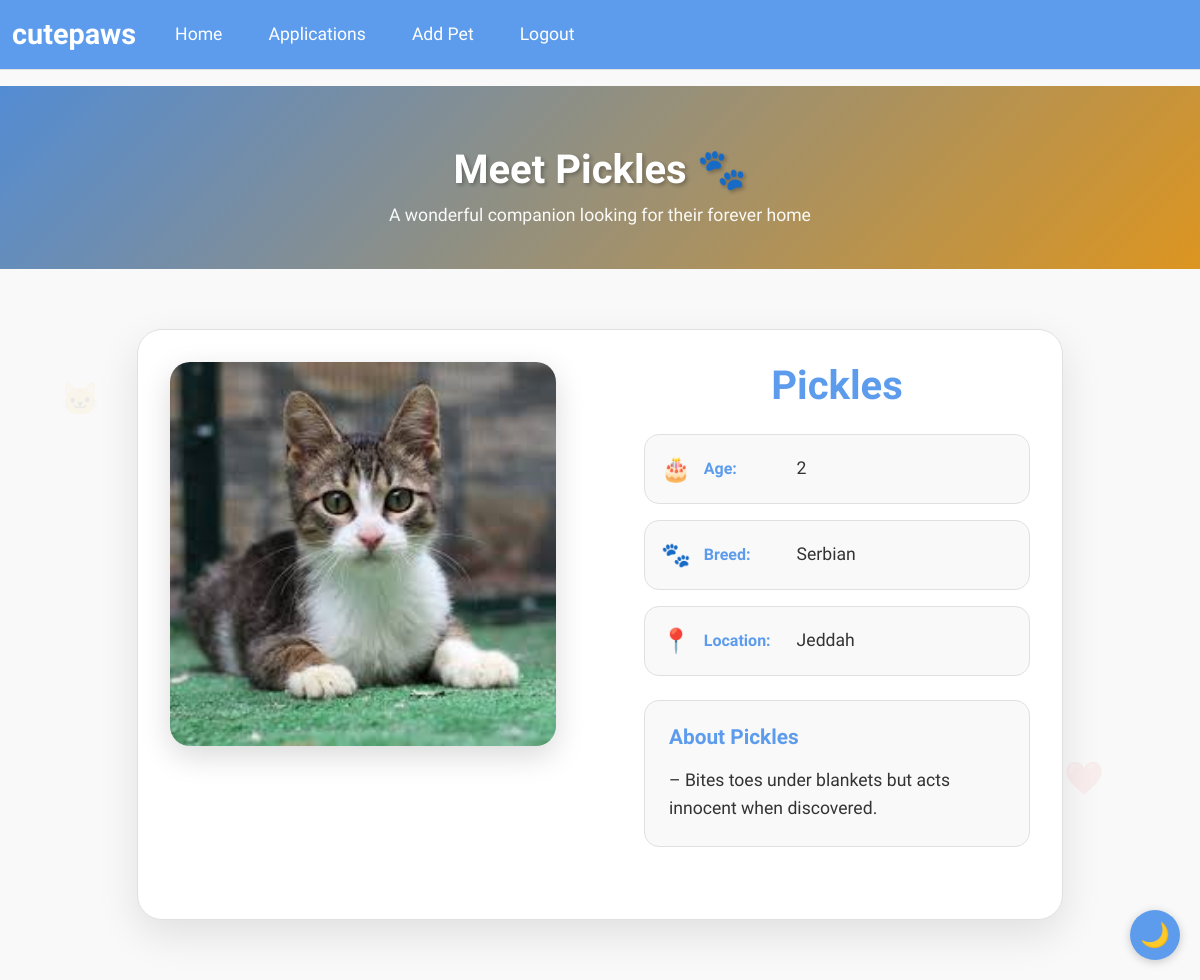
The page /pet/28 (signed in) on the database its author committed.
### wepsite/models.py (models this page shows)
class Pet(db.Model):
    id             = db.Column(db.Integer, primary_key=True)
    name           = db.Column(db.String(100))
    age            = db.Column(db.Integer)
    breed          = db.Column(db.String(100))
    description    = db.Column(db.Text)
    city           = db.Column(db.String(100))  # Changed from location to city
    image_filename = db.Column(db.String(200))
    is_adopted     = db.Column(db.Boolean, default=False)
    is_deleted = db.Column(db.Boolean, default=False)
    adoption_date = db.Column(db.DateTime)
    posted_by      = db.Column(db.Integer, db.ForeignKey('user.id'))
    poster = db.relationship('User', foreign_keys=[posted_by])
    created_at = db.Column(db.DateTime(timezone=True), default=lambda: datetime.now(timezone.utc))
    updated_at = db.Column(db.DateTime(timezone=True), default=lambda: datetime.now(timezone.utc), onupdate=lambda: datetime.now(timezone.utc))
    applications = db.relationship(
        'AdoptionApplication',
        backref="pet",
        lazy=True,
        cascade="all, delete-orphan"
    )

### wepsite/views.py (the view)
@views.route('/pet/<int:pet_id>')
@login_required
def pet_detail(pet_id):
    try:
        pet = Pet.query.get_or_404(pet_id)
        city_map = {
            "1": "Riyadh", "2": "Jeddah", "3": "Mecca", "4": "Medina", "5": "Dammam",
            "6": "Khobar", "7": "Dhahran", "8": "Tabuk", "9": "Abha", "10": "Khamis Mushait",
            "11": "Hail", "12": "Buraidah", "13": "Najran", "14": "Al Bahah", "15": "Sakakah",
            "16": "Arar", "17": "Jazan", "18": "Yanbu", "19": "Taif", "20": "Al Hofuf",
            "21": "Al Mubarraz", "22": "Al Qatif", "23": "Al Khafji", "24": "Al Jubail",
            "25": "Al Wajh", "26": "Rabigh", "27": "Bisha", "28": "Al Qurayyat",
            "29": "Sharurah", "30": "Turaif", "31": "Rafha", "32": "Al Ula", "33": "Samtah",
            "34": "Dawadmi", "35": "Mahd adh Dhahab", "36": "Wadi ad-Dawasir", "37": "Al Lith",
            "38": "Hotat Bani Tamim", "39": "Al Bukayriyah", "40": "Al Kharj"
        }
        city_name = city_map.get(str(pet.city), 'Unknown')  # Fixed typo
        return render_template('pet_detail.html', user=current_user, pet=pet, city_name=city_name)
    except Exception as e:
        logger.error(f"Error in pet_detail: {str(e)}")
        flash("Pet not found", "error")
        return redirect(url_for('views.home'))

### wepsite/templates/pet_detail.html (shortened to what this page needs)
{% extends "base.html" %}
{% block extra_css %}
<link rel="stylesheet" href="{{ url_for('static', filename='css/pet_detail.css') }}">
{% endblock %}
{% block content %}
<section class="pet-detail-hero">
    <div class="container">
        <div class="row justify-content-center">
            <div class="col-lg-8">
                <div class="hero-content">
                    <h1 class="hero-title">Meet {{ pet.name }} 🐾</h1>
                    <p class="hero-subtitle">A wonderful companion looking for their forever home</p>
                </div>
            </div>
        </div>
    </div>
</section>
<section class="main-section">
    <div class="container">
        <div class="floating-element">🐱</div>
        <div class="floating-element">❤️</div>
        <div class="floating-element">🏠</div>
        <div class="row justify-content-center">
            <div class="col-lg-10">
                <div class="pet-detail-container">
                    <div class="row">
                        <div class="col-md-6">
                            <div class="pet-image-section">
                                <div class="image-container">
                                    <img src="{{ url_for('static', filename='uploads/' + pet.image_filename) }}"
                                         class="pet-image"
                                         alt="{{ pet.name }}">
                                </div>
                            </div>
                        </div>
                        <div class="col-md-6">
                            <div class="pet-info-section">
                                <h1 class="pet-name">{{ pet.name }}</h1>
                                <div class="pet-details">
                                    <div class="detail-item">
                                        <span class="detail-icon">🎂</span>
                                        <span class="detail-label">Age:</span>
                                        <span class="detail-value">{{ pet.age }}</span>
                                    </div>
                                    <div class="detail-item">
                                        <span class="detail-icon">🐾</span>
                                        <span class="detail-label">Breed:</span>
                                        <span class="detail-value">{{ pet.breed }}</span>
                                    </div>
                                    <div class="detail-item">
                                        <span class="detail-icon">📍</span>
                                        <span class="detail-label">Location:</span>
                                        <span class="detail-value">{{ city_name }}</span>
                                    </div>
                                </div>
                                <div class="pet-description">
                                    <h3 class="description-title">About {{ pet.name }}</h3>
                                    <p class="description-text">{{ pet.description }}</p>
                                </div>
                            </div>
                        </div>
                    </div>
                </div>
            </div>
        </div>
    </div>
</section>
{% endblock %}

### wepsite/static/css/pet_detail.css (style rules this page uses)
.pet-detail-hero { background: linear-gradient(135deg, var(--color-primary) 0%, var(--color-secondary) 100%); padding: 60px 0 40px; position: relative; overflow: hidden; }
.pet-detail-hero::before { content: ''; position: absolute; top: 0; left: 0; right: 0; bottom: 0; background: rgba(0, 0, 0, 0.1); z-index: 1; }
.hero-content { position: relative; z-index: 2; color: white; text-align: center; }
.hero-title { font-size: 2.5rem; font-weight: bold; margin-bottom: 0.5rem; text-shadow: 2px 2px 4px rgba(0, 0, 0, 0.3); }
.hero-subtitle { font-size: 1.1rem; font-family: 'Playwrite AU NSW', cursive; opacity: 0.95; margin-bottom: 0; }
.main-section { padding: 60px 0; background-color: var(--color-background); min-height: 70vh; position: relative; }
.floating-element { position: absolute; font-size: 2rem; opacity: 0.06; animation: float 8s ease-in-out infinite; user-select: none; pointer-events: none; }
.floating-element:nth-child(1) { top: 15%; left: 5%; animation-delay: 0s; }
.floating-element:nth-child(2) { bottom: 25%; right: 8%; animation-delay: 3s; }
.floating-element:nth-child(3) { top: 60%; left: 12%; animation-delay: 6s; }
.pet-detail-container { background-color: var(--color-surface); border-radius: 25px; box-shadow: 0 15px 40px rgba(0, 0, 0, 0.1); border: 1px solid var(--color-border); overflow: hidden; transition: transform 0.3s ease; position: relative; }
.pet-image-section { padding: 2rem; }
.image-container { position: relative; border-radius: 20px; overflow: hidden; box-shadow: 0 10px 30px rgba(0, 0, 0, 0.15); transition: transform 0.3s ease; }
.pet-image { width: 100%; height: auto; min-height: 300px; object-fit: cover; display: block; }
.pet-info-section { padding: 2rem; display: flex; flex-direction: column; gap: 1.5rem; }
.pet-name { font-size: 2.5rem; font-weight: bold; color: var(--color-primary); margin: 0; text-align: center; }
.pet-details { display: flex; flex-direction: column; gap: 1rem; }
.detail-item { display: flex; align-items: center; gap: 0.8rem; padding: 1rem; background-color: var(--color-background); border-radius: 15px; border: 1px solid var(--color-border); transition: transform 0.3s ease; }
.detail-icon { font-size: 1.5rem; min-width: 30px; }
.detail-label { font-weight: 600; color: var(--color-primary); min-width: 80px; }
.detail-value { color: var(--color-text); font-size: 1.1rem; }
.pet-description { background-color: var(--color-background); padding: 1.5rem; border-radius: 15px; border: 1px solid var(--color-border); }
.description-title { color: var(--color-primary); font-size: 1.3rem; font-weight: 600; margin-bottom: 1rem; }
.description-text { color: var(--color-text); line-height: 1.6; margin: 0; font-size: 1.1rem; }
@media (min-width: 1200px) { .pet-detail-container { max-width: 1200px; margin: 0 auto; } }

### wepsite/templates/base.html (style rules this page uses)
:root { --color-primary: #5d9cec; --color-primary-dark: #3a7bc8; --color-secondary: #f5a623; --color-secondary-dark: #e08c0c; --color-background: #f9f9f9; --color-surface: #ffffff; --color-text: #333333; --color-text-light: #666666; --color-success: #27ae60; --color-error: #e74c3c; --color-border: #e0e0e0; --color-primary-darkmode: #6bb9f0; --color-secondary-darkmode: #ffb347; --color-background-darkmode: #1a1a1a; --color-surface-darkmode: #2d2d2d; --color-text-darkmode: #f5f5f5; --color-text-light-darkmode: #cccccc; --color-border-darkmode: #444444; }
* { box-sizing: border-box; }
html { scroll-behavior: smooth; }
body { background-color: var(--color-background); font-family: 'Signika Negative', sans-serif; color: var(--color-text); margin: 0; padding: 0; min-height: 100vh; transition: background-color 0.3s, color 0.3s; }

### rows shown on the page
Pet: name "Pickles", image_filename (picture), age "2", breed "Serbian", description "– Bites toes under blankets but acts innocent when discovered."

### other values the page prints
{{ city_name }} "Jeddah"
